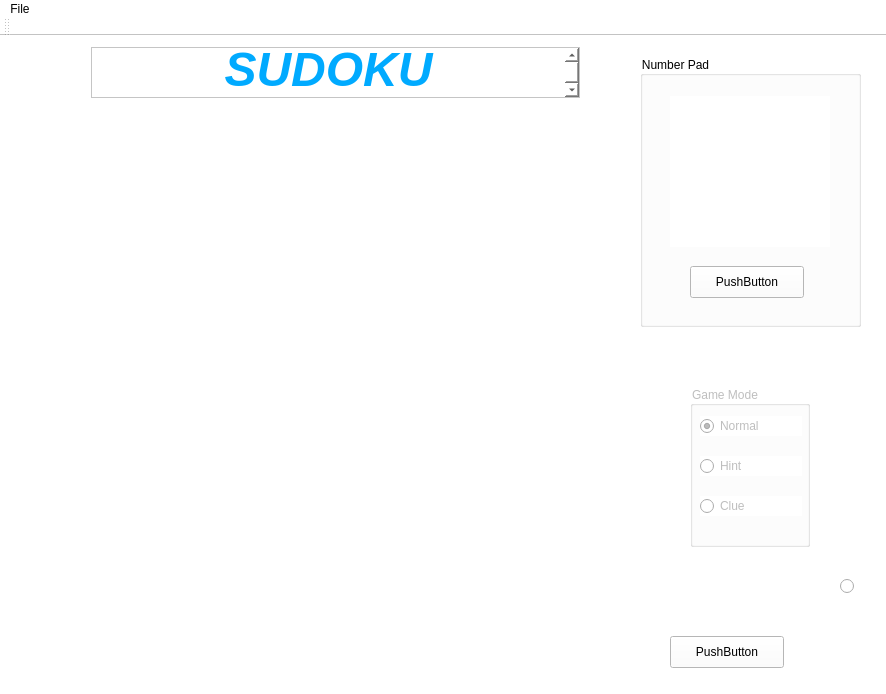
<?xml version="1.0" encoding="UTF-8"?>
<ui version="4.0">
 <class>Sudoku</class>
 <widget class="QMainWindow" name="Sudoku">
  <property name="geometry">
   <rect>
    <x>0</x>
    <y>0</y>
    <width>886</width>
    <height>694</height>
   </rect>
  </property>
  <property name="windowTitle">
   <string>Sudoku</string>
  </property>
  <property name="styleSheet">
   <string notr="true">background-color:white;</string>
  </property>
  <widget class="QWidget" name="centralWidget">
   <widget class="QWidget" name="gridLayoutWidget">
    <property name="geometry">
     <rect>
      <x>80</x>
      <y>80</y>
      <width>511</width>
      <height>461</height>
     </rect>
    </property>
    <layout class="QGridLayout" name="gridLayout"/>
   </widget>
   <widget class="QRadioButton" name="radioButton">
    <property name="enabled">
     <bool>false</bool>
    </property>
    <property name="geometry">
     <rect>
      <x>840</x>
      <y>540</y>
      <width>21</width>
      <height>20</height>
     </rect>
    </property>
    <property name="text">
     <string/>
    </property>
   </widget>
   <widget class="QPushButton" name="pushButton">
    <property name="geometry">
     <rect>
      <x>670</x>
      <y>600</y>
      <width>114</width>
      <height>32</height>
     </rect>
    </property>
    <property name="text">
     <string>PushButton</string>
    </property>
   </widget>
   <widget class="QWidget" name="verticalLayoutWidget">
    <property name="geometry">
     <rect>
      <x>80</x>
      <y>550</y>
      <width>511</width>
      <height>81</height>
     </rect>
    </property>
    <layout class="QVBoxLayout" name="verticalLayout"/>
   </widget>
   <widget class="QGroupBox" name="groupBox">
    <property name="geometry">
     <rect>
      <x>640</x>
      <y>20</y>
      <width>221</width>
      <height>271</height>
     </rect>
    </property>
    <property name="title">
     <string>Number Pad</string>
    </property>
    <widget class="QWidget" name="gridLayoutWidget_2">
     <property name="geometry">
      <rect>
       <x>30</x>
       <y>40</y>
       <width>160</width>
       <height>151</height>
      </rect>
     </property>
     <layout class="QGridLayout" name="numberPad"/>
    </widget>
    <widget class="QPushButton" name="nullButton">
     <property name="geometry">
      <rect>
       <x>50</x>
       <y>210</y>
       <width>114</width>
       <height>32</height>
      </rect>
     </property>
     <property name="text">
      <string>PushButton</string>
     </property>
    </widget>
   </widget>
   <widget class="QGroupBox" name="groupBox_2">
    <property name="enabled">
     <bool>false</bool>
    </property>
    <property name="geometry">
     <rect>
      <x>690</x>
      <y>350</y>
      <width>120</width>
      <height>161</height>
     </rect>
    </property>
    <property name="title">
     <string>Game Mode</string>
    </property>
    <widget class="QRadioButton" name="hintButton">
     <property name="geometry">
      <rect>
       <x>10</x>
       <y>70</y>
       <width>102</width>
       <height>20</height>
      </rect>
     </property>
     <property name="text">
      <string>Hint</string>
     </property>
    </widget>
    <widget class="QRadioButton" name="normalButton">
     <property name="geometry">
      <rect>
       <x>10</x>
       <y>30</y>
       <width>102</width>
       <height>20</height>
      </rect>
     </property>
     <property name="text">
      <string>Normal</string>
     </property>
     <property name="checked">
      <bool>true</bool>
     </property>
    </widget>
    <widget class="QRadioButton" name="clueButton">
     <property name="geometry">
      <rect>
       <x>10</x>
       <y>110</y>
       <width>102</width>
       <height>20</height>
      </rect>
     </property>
     <property name="text">
      <string>Clue</string>
     </property>
    </widget>
   </widget>
   <widget class="QWidget" name="gridLayoutWidget_3">
    <property name="geometry">
     <rect>
      <x>80</x>
      <y>0</y>
      <width>511</width>
      <height>73</height>
     </rect>
    </property>
    <layout class="QGridLayout" name="gridLayout_2">
     <item row="0" column="0">
      <widget class="QTextEdit" name="textEdit">
       <property name="html">
        <string>&lt;!DOCTYPE HTML PUBLIC &quot;-//W3C//DTD HTML 4.0//EN&quot; &quot;http://www.w3.org/TR/REC-html40/strict.dtd&quot;&gt;
&lt;html&gt;&lt;head&gt;&lt;meta name=&quot;qrichtext&quot; content=&quot;1&quot; /&gt;&lt;style type=&quot;text/css&quot;&gt;
p, li { white-space: pre-wrap; }
&lt;/style&gt;&lt;/head&gt;&lt;body style=&quot; font-family:'MS Shell Dlg 2'; font-size:8.25pt; font-weight:400; font-style:normal;&quot;&gt;
&lt;p align=&quot;center&quot; style=&quot; margin-top:0px; margin-bottom:0px; margin-left:0px; margin-right:0px; -qt-block-indent:0; text-indent:0px;&quot;&gt;&lt;span style=&quot; font-size:36pt; font-weight:600; font-style:italic; color:#00aaff;&quot;&gt;SUDOKU&lt;/span&gt;&lt;/p&gt;&lt;/body&gt;&lt;/html&gt;</string>
       </property>
      </widget>
     </item>
    </layout>
   </widget>
  </widget>
  <widget class="QMenuBar" name="menuBar">
   <property name="geometry">
    <rect>
     <x>0</x>
     <y>0</y>
     <width>886</width>
     <height>21</height>
    </rect>
   </property>
   <widget class="QMenu" name="menuFile">
    <property name="title">
     <string>File</string>
    </property>
    <addaction name="actionNew"/>
    <addaction name="actionOpen"/>
    <addaction name="actionSave"/>
    <addaction name="actionClose"/>
    <addaction name="actionQuit"/>
   </widget>
   <addaction name="menuFile"/>
  </widget>
  <widget class="QToolBar" name="mainToolBar">
   <attribute name="toolBarArea">
    <enum>TopToolBarArea</enum>
   </attribute>
   <attribute name="toolBarBreak">
    <bool>false</bool>
   </attribute>
  </widget>
  <widget class="QStatusBar" name="statusBar"/>
  <action name="actionOpen">
   <property name="text">
    <string>Open</string>
   </property>
   <property name="shortcut">
    <string>Ctrl+O</string>
   </property>
  </action>
  <action name="actionSave">
   <property name="text">
    <string>Save</string>
   </property>
   <property name="shortcut">
    <string>Ctrl+S</string>
   </property>
  </action>
  <action name="actionClose">
   <property name="text">
    <string>Close</string>
   </property>
   <property name="shortcut">
    <string>Ctrl+W</string>
   </property>
  </action>
  <action name="actionQuit">
   <property name="text">
    <string>Quit</string>
   </property>
   <property name="shortcut">
    <string>Ctrl+P</string>
   </property>
  </action>
  <action name="actionMedium">
   <property name="text">
    <string>Medium</string>
   </property>
   <property name="shortcut">
    <string>Ctrl+2</string>
   </property>
  </action>
  <action name="actionHard">
   <property name="text">
    <string>Hard</string>
   </property>
   <property name="shortcut">
    <string>Ctrl+3</string>
   </property>
  </action>
  <action name="actionEasy_2">
   <property name="text">
    <string>Easy</string>
   </property>
   <property name="shortcut">
    <string>Ctrl+1</string>
   </property>
  </action>
  <action name="actionMedium_2">
   <property name="text">
    <string>Medium</string>
   </property>
   <property name="shortcut">
    <string>Ctrl+2</string>
   </property>
  </action>
  <action name="actionHard_2">
   <property name="text">
    <string>Hard</string>
   </property>
   <property name="shortcut">
    <string>Ctrl+3</string>
   </property>
  </action>
  <action name="actionNew">
   <property name="text">
    <string>New</string>
   </property>
  </action>
 </widget>
 <layoutdefault spacing="6" margin="11"/>
 <resources/>
 <connections/>
</ui>
